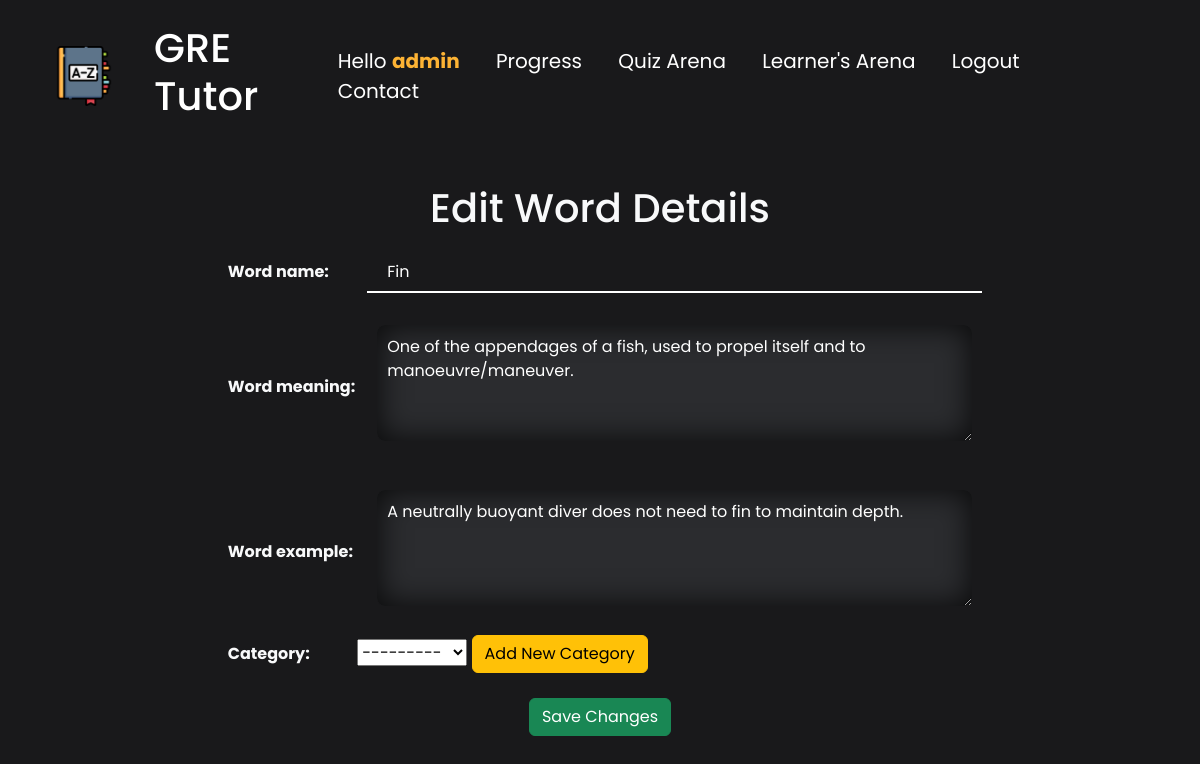
The page /user_profile/1/word_details/26/edit_word (signed in) on the database its author committed.
### gre/models.py (models this page shows, shortened)
class Word(models.Model):
    word_name = models.CharField(
        verbose_name="word name", max_length=50, null=False, unique=True, blank=False)
    meaning = models.CharField(
        verbose_name="word meaning", max_length=300, null=False, unique=True, blank=False)
    example = models.CharField(verbose_name="word example", max_length=300, null=True, blank=False)
    learner = models.ForeignKey(User, on_delete=models.CASCADE, null=False)
    category = models.ForeignKey(
        Category, on_delete=models.SET_NULL, null=True, blank=True)
    created = models.DateTimeField(auto_now_add=True)

### gre/views.py (the view)
# urls.py: path('user_profile/<str:pk>/word_details/<str:word_id>/edit_word', views.edit_word, name='edit-word'),
@login_required(login_url='login')
def edit_word(request, pk, word_id):
    if request.user.id != int(pk):
        return redirect('error')
    word = Word.objects.get(id=word_id)
    categories = Category.objects.all()
    if request.method == 'POST':
        if request.POST.get('example') == '' or request.POST.get('meaning') == '':
            messages.error(request, "Cannot be empty")
        else:
            word_cat = request.POST.get('category') or None
            if not word_cat:
                word_cat = word.category or None
            else:
                word_cat = Category.objects.get(id=word_cat)
            Word.objects.filter(id=word_id).update(
                meaning=request.POST.get('meaning'),
                example=request.POST.get('example'),
                category=word_cat
            )
            messages.success(request, "Word Details Updated!")
            return redirect('user-profile', pk=pk)
    else:
        form = WordForm()
    context = {'categories': categories, 'word': word, 'form': form}
    return render(request, 'gre/edit_word.html', context)

### gre/forms.py
class WordForm(ModelForm):
    class Meta:
        model = Word
        fields = '__all__'
        exclude = ('learner', )

### gre/models.py (called while the page is built)
    def __str__(self) -> str:
        return self.category_name

### gre/templates/gre/edit_word.html (shortened to what this page needs)
{% include 'index.html' %} {% block content %}
<div class="container text-light">
<div class="addword d-flex justify-content-around align-items-center">
  <form action="" method="POST">
    <div class="text-center">
      <h1>Edit Word Details</h1>
    </div>
    <table>
      <tr>
        <th><label for="id_word_name">Word name:</label></th>
        <td>
          <input
            readonly
            type="text"
            name="word_name"
            minlength="1"
            maxlength="50"
            required
            id="id_word_name"
            value="{{word.word_name.capitalize}}"
          />
        </td>
      </tr>
      <tr>
        <th><label for="id_meaning">Word meaning:</label></th>
        <td>
          <textarea
            {{enableTA}}
            required
            name="meaning"
            id="id_meaning"
            cols="40"
            rows="4"
            value=""
          >
{{word.meaning.capitalize}}</textarea
          >
        </td>
      </tr>
      <tr>
        <th><label for="id_example">Word example:</label></th>
        <td>
          <textarea
            {{enableTA}}
            required
            name="example"
            id="id_example"
            cols="40"
            rows="4"
            value=""
          >
{{word.example.capitalize}}</textarea
          >
        </td>
      </tr>
      <tr>
        <th><label for="id_category">Category:</label></th>
        <td>
          {{form.category}}
          <a
            href="{% url 'add-category' request.user.id %}"
            class="btn btn-warning"
            >Add New Category</a
          >
        </td>
      </tr>
    </table>
    <div class="d-flex justify-content-around">
      <input
        class="btn btn-success mt-4"
        type="submit"
        name="saveword"
        value="Save Changes"
      />
    </div>
  </form>
</div>
{% endblock content%}

### templates/header.html (shortened to what this page needs)
{% load static %}
<div>
    <nav class="navi container">
        <div class="site-logo">
            <a href="{% url 'main' %}">
                <img src="{% static 'images/site-logo.png' %}" alt="">
            </a>
                <a href="{% url 'main' %}" style="text-decoration:none;color:white;">
                    <h2 class="site-title">GRE Tutor</h4>
                </a>
            </div>
            <div class="site-options">
                {% if request.user.is_authenticated %}
                <a>Hello <b style="color:rgb(253, 179, 52);">{{request.user.username}}</b></a>
                <a href="{% url 'progress' request.user.id %}">Progress</a>
                <a href="{% url 'quiz-home' request.user.id %}">Quiz Arena</a>
                <a href="{% url 'user-profile' request.user.id %}">Learner's Arena</a>
                <a href="{% url 'logout' %}">Logout</a>
                {% else %}
                <a href="{% url 'login' %}">Login</a>
                <a href="{% url 'signup' %}">Signup</a>
                <a href="#">About Us</a>
                {% endif %}
                <a href="#">Contact</a>
        </div>
    </nav>
</div>

### static/styles/style.css (style rules this page uses)
body { font-family: "Poppins", sans-serif; background-repeat: no-repeat; background-attachment: fixed; background-size: cover; background-position: 0px -7rem; background-color: #19191b; }
.navi { display: flex; justify-content: space-between; align-items: center; padding: 1.5rem; color: white; }
.site-title { font-size: 40px; font-weight: 500; }
.site-logo { display: flex; justify-content: space-between; align-items: center; }
.site-logo img { margin-right: 2.5rem; height: 60px; }
.site-options a { font-size: 20px; margin-right: 2rem; font-weight: 400; text-decoration: none; color: white; transition: all 0.3s; }
.addword { padding: 2rem; }
input[type="text"], input[type="email"], input[type="select"] { width: 100%; height: 2.5rem; background-color: rgb(0, 0, 0, 0); color: white; padding-left: 10px; padding-right: 10px; border: none; border-bottom: 2px white solid; outline: none; padding: 20px; margin: 10px; }

### gre/templates/gre/edit_word.html (style rules this page uses)
textarea { margin-top: 20px; margin-bottom: 20px; margin-left: 20px; padding: 10px; color: white; background-color: #2b2c2f; border: none; border-radius: 8px; -webkit-box-shadow: inset 0px 0px 30px 2px rgba(0, 0, 0, 0.75); -moz-box-shadow: inset 0px 0px 30px 2px rgba(0, 0, 0, 0.75); box-shadow: inset 0px 0px 30px 2px rgba(0, 0, 0, 0.75); }

### rows shown on the page
Word: word_name "Fin", meaning "One of the appendages of a fish, used to propel itself and to manoeuvre/maneuver.", example "A neutrally buoyant diver does not need to fin to maintain depth."

### other values the page prints
{{ request.user.username }} "admin"
